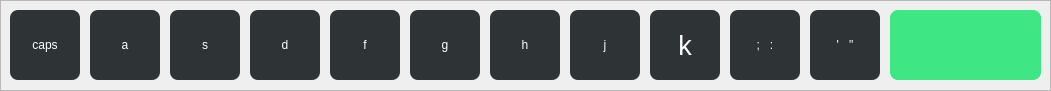
  <widget class="QFrame" name="frame_4">
   <property name="geometry">
    <rect>
     <x>20</x>
     <y>280</y>
     <width>1051</width>
     <height>91</height>
    </rect>
   </property>
   <property name="styleSheet">
    <string notr="true">font: 20pt &quot;DejaVu Sans&quot;;</string>
   </property>
   <property name="frameShape">
    <enum>QFrame::StyledPanel</enum>
   </property>
   <property name="frameShadow">
    <enum>QFrame::Raised</enum>
   </property>
   <widget class="QPushButton" name="pushButton_93">
    <property name="geometry">
     <rect>
      <x>490</x>
      <y>10</y>
      <width>70</width>
      <height>70</height>
     </rect>
    </property>
    <property name="styleSheet">
     <string notr="true">QPushButton{border:none;border-radius:8px;background-color: rgb(46, 52, 54);color:rgb(255, 255, 255);}QPushButton:pressed {border:5px}QPushButton:hover{background-color: rgb(245, 121, 0);color:rgb(255, 255, 255);}</string>
    </property>
    <property name="text">
     <string>h</string>
    </property>
   </widget>
   <widget class="QPushButton" name="pushButton_88">
    <property name="geometry">
     <rect>
      <x>90</x>
      <y>10</y>
      <width>70</width>
      <height>70</height>
     </rect>
    </property>
    <property name="styleSheet">
     <string notr="true">QPushButton{border:none;border-radius:8px;background-color: rgb(46, 52, 54);color:rgb(255, 255, 255);}QPushButton:pressed {border:5px}QPushButton:hover{background-color: rgb(245, 121, 0);color:rgb(255, 255, 255);}</string>
    </property>
    <property name="text">
     <string>a</string>
    </property>
   </widget>
   <widget class="QPushButton" name="pushButton_90">
    <property name="geometry">
     <rect>
      <x>250</x>
      <y>10</y>
      <width>70</width>
      <height>70</height>
     </rect>
    </property>
    <property name="styleSheet">
     <string notr="true">QPushButton{border:none;border-radius:8px;background-color: rgb(46, 52, 54);color:rgb(255, 255, 255);}QPushButton:pressed {border:5px}QPushButton:hover{background-color: rgb(245, 121, 0);color:rgb(255, 255, 255);}</string>
    </property>
    <property name="text">
     <string>d</string>
    </property>
   </widget>
   <widget class="QPushButton" name="pushButton_89">
    <property name="geometry">
     <rect>
      <x>730</x>
      <y>10</y>
      <width>70</width>
      <height>70</height>
     </rect>
    </property>
    <property name="styleSheet">
     <string notr="true">QPushButton{border:none;border-radius:8px;background-color: rgb(46, 52, 54);color:rgb(255, 255, 255);}QPushButton:pressed {border:5px}QPushButton:hover{background-color: rgb(245, 121, 0);color:rgb(255, 255, 255);}</string>
    </property>
    <property name="text">
     <string>;   :</string>
    </property>
   </widget>
   <widget class="QPushButton" name="pushButton_95">
    <property name="geometry">
     <rect>
      <x>10</x>
      <y>10</y>
      <width>70</width>
      <height>70</height>
     </rect>
    </property>
    <property name="styleSheet">
     <string notr="true">QPushButton{border:none;border-radius:8px;background-color: rgb(46, 52, 54);color:rgb(255, 255, 255);}QPushButton:pressed {border:5px}QPushButton:hover{background-color: rgb(245, 121, 0);color:rgb(255, 255, 255);}</string>
    </property>
    <property name="text">
     <string>caps</string>
    </property>
   </widget>
   <widget class="QPushButton" name="pushButton_91">
    <property name="geometry">
     <rect>
      <x>330</x>
      <y>10</y>
      <width>70</width>
      <height>70</height>
     </rect>
    </property>
    <property name="styleSheet">
     <string notr="true">QPushButton{border:none;border-radius:8px;background-color: rgb(46, 52, 54);color:rgb(255, 255, 255);}QPushButton:pressed {border:5px}QPushButton:hover{background-color: rgb(245, 121, 0);color:rgb(255, 255, 255);}</string>
    </property>
    <property name="text">
     <string>f</string>
    </property>
   </widget>
   <widget class="QPushButton" name="pushButton_102">
    <property name="geometry">
     <rect>
      <x>570</x>
      <y>10</y>
      <width>70</width>
      <height>70</height>
     </rect>
    </property>
    <property name="styleSheet">
     <string notr="true">QPushButton{border:none;border-radius:8px;background-color: rgb(46, 52, 54);color:rgb(255, 255, 255);}QPushButton:pressed {border:5px}QPushButton:hover{background-color: rgb(245, 121, 0);color:rgb(255, 255, 255);}</string>
    </property>
    <property name="text">
     <string>j</string>
    </property>
   </widget>
   <widget class="QPushButton" name="pushButton_94">
    <property name="geometry">
     <rect>
      <x>170</x>
      <y>10</y>
      <width>70</width>
      <height>70</height>
     </rect>
    </property>
    <property name="styleSheet">
     <string notr="true">QPushButton{border:none;border-radius:8px;background-color: rgb(46, 52, 54);color:rgb(255, 255, 255);}QPushButton:pressed {border:5px}QPushButton:hover{background-color: rgb(245, 121, 0);color:rgb(255, 255, 255);}</string>
    </property>
    <property name="text">
     <string>s</string>
    </property>
   </widget>
   <widget class="QPushButton" name="pushButton_96">
    <property name="geometry">
     <rect>
      <x>810</x>
      <y>10</y>
      <width>70</width>
      <height>70</height>
     </rect>
    </property>
    <property name="styleSheet">
     <string notr="true">QPushButton{border:none;border-radius:8px;background-color: rgb(46, 52, 54);color:rgb(255, 255, 255);}QPushButton:pressed {border:5px}QPushButton:hover{background-color: rgb(245, 121, 0);color:rgb(255, 255, 255);}</string>
    </property>
    <property name="text">
     <string>'   &quot;</string>
    </property>
   </widget>
   <widget class="QPushButton" name="pushButton_100">
    <property name="geometry">
     <rect>
      <x>410</x>
      <y>10</y>
      <width>70</width>
      <height>70</height>
     </rect>
    </property>
    <property name="styleSheet">
     <string notr="true">QPushButton{border:none;border-radius:8px;background-color: rgb(46, 52, 54);color:rgb(255, 255, 255);}QPushButton:pressed {border:5px}QPushButton:hover{background-color: rgb(245, 121, 0);color:rgb(255, 255, 255);}</string>
    </property>
    <property name="text">
     <string>g</string>
    </property>
   </widget>
   <widget class="QPushButton" name="pushButton_92">
    <property name="geometry">
     <rect>
      <x>650</x>
      <y>10</y>
      <width>70</width>
      <height>70</height>
     </rect>
    </property>
    <property name="styleSheet">
     <string notr="true">QPushButton{
	font: 20pt;
border:none;
border-radius:8px;
background-color: rgb(46, 52, 54);
color:rgb(255, 255, 255);
}

QPushButton:pressed {
	
	
	border:5px
}
QPushButton:hover{
   background-color: rgb(245, 121, 0);
	color:rgb(255, 255, 255);
}</string>
    </property>
    <property name="text">
     <string>k</string>
    </property>
   </widget>
   <widget class="QPushButton" name="pushButton_99">
    <property name="geometry">
     <rect>
      <x>890</x>
      <y>10</y>
      <width>151</width>
      <height>70</height>
     </rect>
    </property>
    <property name="styleSheet">
     <string notr="true">QPushButton{border:none;border-radius:8px;background-color: rgb(63, 230, 132);color:rgb(255, 255, 255);}QPushButton:pressed {border:5px}QPushButton:hover{background-color: rgb(245, 121, 0);color:rgb(255, 255, 255);}</string>
    </property>
    <property name="text">
     <string/>
    </property>
    <property name="icon">
     <iconset>
      <normaloff>../../../237272-Keyboard_enter_1-512.png</normaloff>../../../237272-Keyboard_enter_1-512.png</iconset>
    </property>
    <property name="iconSize">
     <size>
      <width>100</width>
      <height>50</height>
     </size>
    </property>
   </widget>
  </widget>
